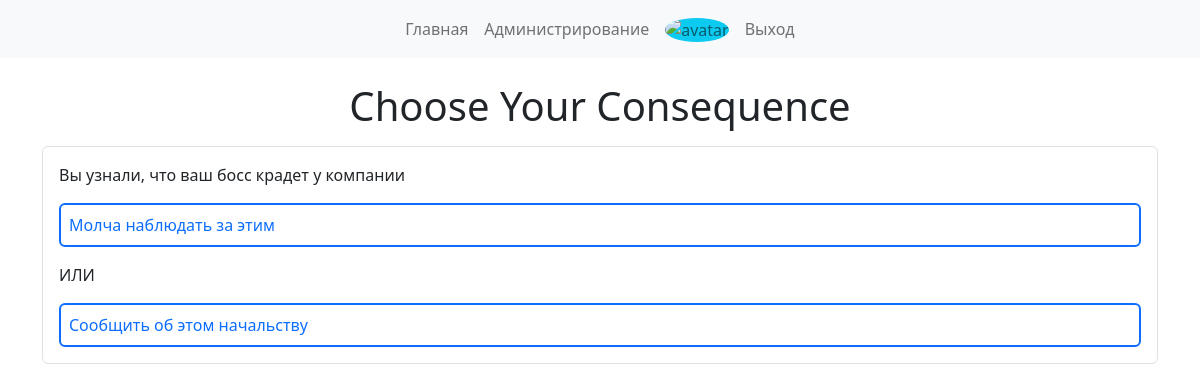
Screenshot of /2 (signed in) with the database file from the repository.
### data/questions.py (models this page shows)
class Question(SqlAlchemyBase, SerializerMixin):
    __tablename__ = "questions"
    id = sqlalchemy.Column(
        sqlalchemy.Integer, primary_key=True, autoincrement=True
    )
    text = sqlalchemy.Column(sqlalchemy.String, nullable=False)
    choice_1 = sqlalchemy.Column(sqlalchemy.String, nullable=False)
    choice_2 = sqlalchemy.Column(sqlalchemy.String, nullable=False)
    created_date = sqlalchemy.Column(
        sqlalchemy.DateTime, default=datetime.datetime.now
    )
    comments = orm.relationship(
        "Comment", back_populates="question", cascade="all, delete"
    )
    answers = orm.relationship(
        "Answer", back_populates="question", cascade="all, delete"
    )

### server.py (the view)
@app.route("/<int:id>")
def get_question(id):
    db_sess = db_session.create_session()
    question = db_sess.query(Question).get(id)
    return render_template(
        "index.html", title=f"Вопрос #{id}", question=question
    )

### data/db_session.py (called while the page is built)
def create_session() -> Session:
    global __factory
    return __factory()

### server.py (called while the page is built)
@login_manager.user_loader
def load_user(user_id):
    db_sess = db_session.create_session()
    return db_sess.query(User).get(user_id)

### templates/index.html
{% extends "base.html" %} {% block main %}
<h1 class="text-center">Choose Your Consequence</h1>
{% if question %}
<div class="border rounded p-3 mt-3">
  <p class="fw-medium">{{question.text}}</p>
  <a
    class="text-decoration-none d-block border border-2 rounded p-2 border-primary"
    href="/{{question.id}}/1/res"
    >{{question.choice_1}}</a
  >
  <p class="my-3">ИЛИ</p>
  <a
    class="text-decoration-none d-block border border-2 rounded p-2 border-primary"
    href="/{{question.id}}/2/res"
    >{{question.choice_2}}</a
  >
</div>
{% else %}
<div class="alert alert-warning mt-3" role="alert">Вы ответили на все доступные вопросы, не отчаивайтесь, скоро база вопросов пополнится!</div>
{% endif %}
{% endblock %}

### rows the page displays
Question: text "Вы узнали, что ваш босс крадет у компании", choice_1 "Молча наблюдать за этим", choice_2 "Сообщить об этом начальству"
